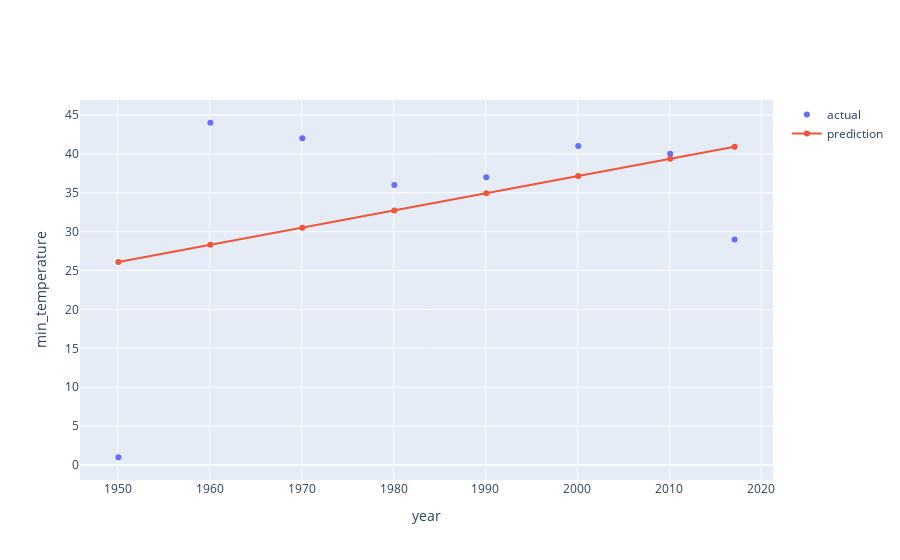

The cell this chart's notebook holds for it:
### Code cell
# from microsoft_custom_linear_regressor import MicrosoftCustomLinearRegressor
# import graphing

# Create and fit the model
# We use a custom object that we have hidden from this notebook as
# you do not need to understand its details. This fits a linear model
# using a provided cost function

# Fit a model using sum of square differences
model = MicrosoftCustomLinearRegressor().fit(X = dataset.year, 
                                             y = dataset.min_temperature, 
                                             cost_function = sum_of_square_differences)

# Graph the model
# graphing.scatter_2D(dataset, 
#                     label_x="year", 
#                     label_y="min_temperature", 
#                     trendline=model.predict)

fig = go.Figure()

# Add traces
fig.add_trace(go.Scatter(x=dataset['year'], y=dataset['min_temperature'],
                    mode='markers',
                    name='actual'))
fig.add_trace(go.Scatter(x=dataset['year'], y=model.predict(dataset['year']),
                    mode='lines+markers',
                    name='prediction'))
fig.update_xaxes(title_text='year')
fig.update_yaxes(title_text='min_temperature')
fig.show()

### Figure 1 — Plotly figure (JSON) as saved in the notebook; plotly's stock layout.template omitted (floating-point values rounded to 4 significant figures)
{"data": [{"mode": "markers", "name": "actual", "type": "scatter", "x": [1950.0, 1960.0, 1970.0, 1980.0, 1990.0, 2000.0, 2010.0, 2017.0], "y": [1, 44, 42, 36, 37, 41, 40, 29]}, {"mode": "lines+markers", "name": "prediction", "type": "scatter", "x": [1950.0, 1960.0, 1970.0, 1980.0, 1990.0, 2000.0, 2010.0, 2017.0], "y": [26.09, 28.3, 30.52, 32.73, 34.94, 37.15, 39.36, 40.91]}], "layout": {"xaxis": {"title": {"text": "year"}}, "yaxis": {"title": {"text": "min_temperature"}}}}
